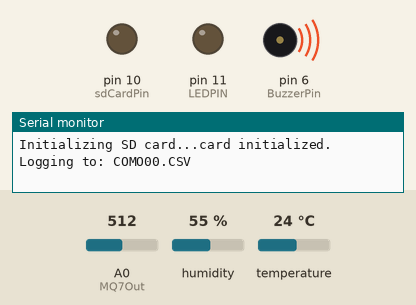
Recording of a sketch running on a simulated Arduino Uno, built with avr-gcc and run on an emulated ATmega328P. On the bench: output pins drawn as LEDs (lit = HIGH), buzzer (waves = sounding), the last lines printed to the serial monitor. The inputs (shaded band) are chosen by the test bench; at power-on: A0 (MQ7Out) = 512, humidity 55 %, temperature 24 °C. The local clock reads 2024-03-15 10:24:30 at power-on unless the sketch sets it; storage starts empty.

Above: at 2.0 s.
2.1 s: A0 (MQ7Out) set to 157
5.6 s: A0 (MQ7Out) set to 139
At 7.3 s:
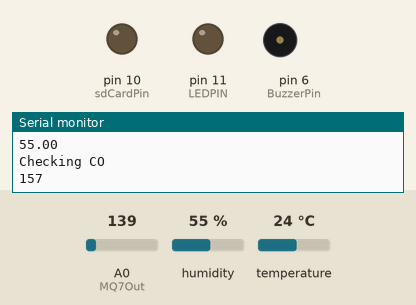
7.6 s: A0 (MQ7Out) set to 160
At 8.5 s:
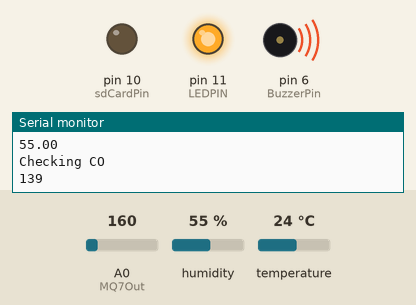
15.6 s: A0 (MQ7Out) set to 140
At 18.7 s:
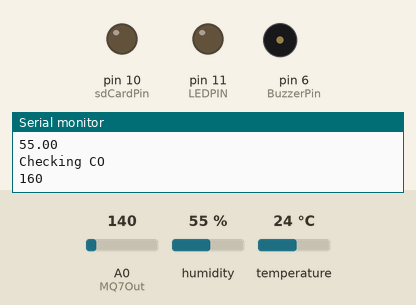
Timing chart, 0 to 19.8 s (numbered marks = the images above; inputs shaded):
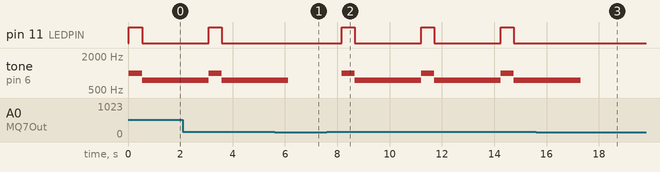

Measured:
- the behaviour switches between 151 and 150 on A0 (MQ7Out) (found by bisection; images 0 and 1)
- after the input at 5.6 s, pin 11 (LEDPIN): stays LOW (without the input it goes to HIGH after 0.52 s)
- after the input at 7.6 s, pin 11 (LEDPIN): alternates HIGH for 0.50 s and LOW for 2.5 s, starting after 0.57 s; tone on pin 6 (BuzzerPin): alternates 1000 Hz for 0.50 s and 750 Hz for 2.5 s, starting after 0.57 s
- after the input at 15.6 s, pin 11 (LEDPIN): stays LOW (without the input it goes to HIGH after 1.7 s)

The sketch:

PROJECT.ino
```cpp
//Libraries
#include "SD.h" //Writing to SD card
#include <Wire.h>
#include "RTClib.h" //used for data capture
#include <SoftwareSerial.h> // used for creating a second serial in/out
#include <DHT.h>//used for temp sensor

SoftwareSerial mySerial(2, 3); // defines bluetooth serian TX and RX to pins 2 and 3

const int MQ7Out = A0;//the AOUT pin of the MQ-7 Sensor
const int MQ7In = 8;//the Din pin of the MQ-7 Sensor
const int LEDPIN = 11;

const int BuzzerPin = 6; //pin forthe onboard buzzer
int safeThreshold = 150;//Safe threshold for Mq-7

#define tempSensorPin 9     // Temperature sensorpin
#define sensortype DHT22   // set sensortype to DHT 22  (AM2302)
DHT dht(tempSensorPin, sensortype); // Initialize DHT sensor for normal 16mhz Arduino


RTC_DS1307 RTC; // define the Real Time Clock object
const int sdCardPin = 10; //SD card pin

File outputFile;

float temperature; //Stores temperature value
float humidity; //Stores temperature value
int CarbonMonoxide; //Stores CO value

void setup() {
  mySerial.begin(9600); // Init baud of bluetooth serial
  Serial.begin(9600); //Init baud of arduino serial

  dht.begin();

  pinMode(BuzzerPin, OUTPUT);      // sets buzzer pin to an output
  pinMode(LEDPIN, OUTPUT);      // sets buzzer pin to an output
  pinMode(MQ7Out, INPUT);   //Sets the output of the MQ-7 pin to an input


   // initialize the SD card
  initSDcard();

  // create a new file
  createFile();

  initRTC();

  outputFile.println("millis,stamp,temperature, humidity, Carbon Monoxide");
}

void loop() {


  checkTempHum();

  checkCO();

  checkBT();

  broadcastValues();


}

void outputToSerial(){
    Serial.println("Checking Temperature");

    //Print temp and humidity values to serial monitor
    Serial.println(temperature);

    Serial.println("Checking Humidity");

    Serial.println(humidity);

    Serial.println("Checking CO");

    Serial.println(CarbonMonoxide);


}

void recordData() {
  DateTime currentTime;
  uint32_t timeSinceStart = millis();
  currentTime = RTC.now();
  outputFile.print(currentTime.unixtime()); // seconds since 2000
  outputFile.print(", ");
  outputFile.print(currentTime.year(), DEC);
  outputFile.print("/");
  outputFile.print(currentTime.month(), DEC);
  outputFile.print("/");
  outputFile.print(currentTime.day(), DEC);
  outputFile.print(" ");
  outputFile.print(currentTime.hour(), DEC);
  outputFile.print(":");
  outputFile.print(currentTime.minute(), DEC);
  outputFile.print(":");
  outputFile.print(currentTime.second(), DEC);
  outputFile.print(", ");
  outputFile.print(temperature);
  outputFile.print(", ");
  outputFile.print(humidity);
  outputFile.print(", ");
  outputFile.println(CarbonMonoxide);

  outputFile.flush();

}

void broadcastValues(){

  mySerial.write('T');
  mySerial.println(temperature);
  mySerial.write('H');
  mySerial.println(humidity);
  mySerial.write('C');
  mySerial.println(CarbonMonoxide);
  delay(2000);
  //wait two seconds second

  outputToSerial(); //use this to debug sensors

  recordData(); //records to SD
  //takes a second


}

void checkBT() {

//bluetooth transmission and reciept

  char transmission;
  char characterSent;


  if (mySerial.available()) { //if connected to bluetooth module
    transmission = mySerial.read();// Read from bluetooth serial and store in transmission
    delay(100);
    Serial.write(transmission); // Write to console recieved message

  }

  if (Serial.available()) {
    characterSent = Serial.read(); // Read character sent from serial (used to test sending messages through serial out

    // HM-10 Modules can't recieve N/L characters, so don't send them
    if (characterSent!=10 & characterSent!=13 )
      {
        mySerial.write(characterSent); // Sent message to bluetooth
      }
    Serial.write(characterSent); //display sent message to console
  }

}

void checkTempHum(){

    temperature= dht.readTemperature();
    humidity= dht.readHumidity();

}

void checkCO(){

  CarbonMonoxide = analogRead(MQ7Out);

  if(CarbonMonoxide > safeThreshold) {
    alarm();
  } else {
    alarmOff();
  }

}

void alarm() {

  tone(BuzzerPin, 1000); // Send 1KHz sound signal...
  digitalWrite(LEDPIN, HIGH); //Flash LED
  delay(500);        // ...for 0.5 sec
  tone(BuzzerPin, 750); // Send 0.5KHz sound signal...
   digitalWrite(LEDPIN, LOW); //Flash LED
  delay(500);        // ...for 0.5 sec

}

void alarmOff() {

  noTone(BuzzerPin);
   digitalWrite(LEDPIN, LOW); //Flash LED

}

void initSDcard()
{
   //Code provided by SIT123 Unit Chair,  Original Author: Niroshinie Fernando, Modified by Jason Tubman
  Serial.print("Initializing SD card...");
  // make sure that the default chip select pin is set to
  // output, even if you don't use it:
  pinMode(10, OUTPUT);

  // see if the card is present and can be initialized:
  if (!SD.begin(sdCardPin)) {
    Serial.println("Card failed, or not present");
    // don't do anything more:
    return;
  }
  Serial.println("card initialized.");

}

void createFile()
{
  //Code provided by SIT123 Unit Chair,  Original Author: Niroshinie Fernando, Modified by Jason Tubman
  char filename[] = "COMO00.CSV";
  for (uint8_t i = 0; i < 100; i++) {
    filename[4] = i / 10 + '0';
    filename[5] = i % 10 + '0';
    if (! SD.exists(filename)) {
      // only open a new file if it doesn't exist
      outputFile = SD.open(filename, FILE_WRITE);
      break;  // leave the loop!
    }
  }

  if (! outputFile) {
    Serial.println("error: Could not create file");
    while (1);
  }

  Serial.print("Logging to: ");
  Serial.println(filename);
}

void initRTC()
{

  Wire.begin();
  if (!RTC.begin()) {
    outputFile.println("RTC failed");
  }
}
```
